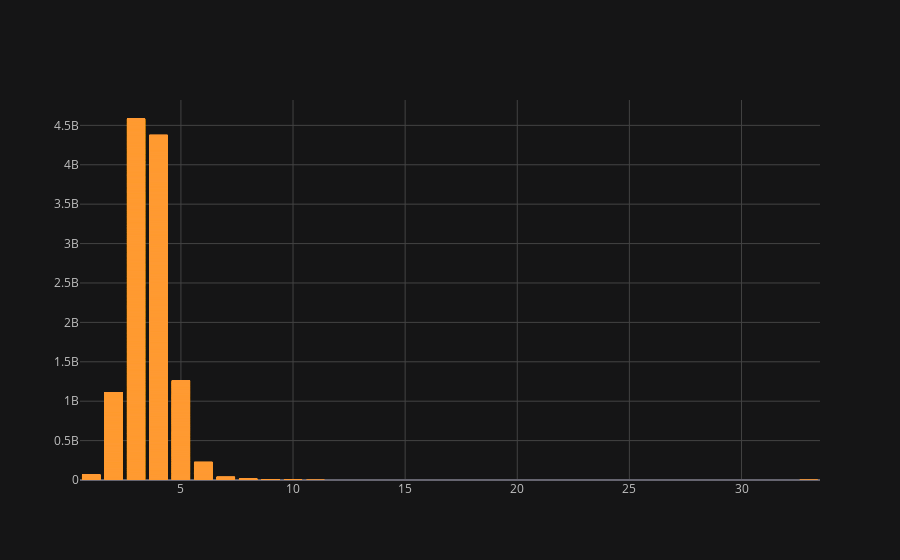

Notebook source saved alongside this figure:
### Code cell
fig =df.iplot(kind='bar',x='bedrooms',y='price', theme='solar')
fig

### Figure 1 — Plotly figure (JSON) as saved in the notebook; plotly's stock layout.template omitted (floating-point values rounded to 4 significant figures; data arrays with more than 128 entries replaced by an {"elided": "..."} marker saying what was removed)
{"data": [{"marker": {"color": "rgba(255, 153, 51, 0.6)", "line": {"color": "rgba(255, 153, 51, 1.0)", "width": 1}}, "name": "price", "orientation": "v", "text": "", "type": "bar", "x": {"elided": "21597 int values"}, "y": {"elided": "21597 int values"}}], "layout": {"legend": {"bgcolor": "#151516", "font": {"color": "#D9D9D9"}}, "paper_bgcolor": "#151516", "plot_bgcolor": "#151516", "title": {"font": {"color": "#D9D9D9"}}, "xaxis": {"gridcolor": "#434343", "showgrid": true, "tickfont": {"color": "#C2C2C2"}, "title": {"font": {"color": "#D9D9D9"}, "text": ""}, "zerolinecolor": "#666570"}, "yaxis": {"gridcolor": "#434343", "showgrid": true, "tickfont": {"color": "#C2C2C2"}, "title": {"font": {"color": "#D9D9D9"}, "text": ""}, "zerolinecolor": "#666570"}}}
